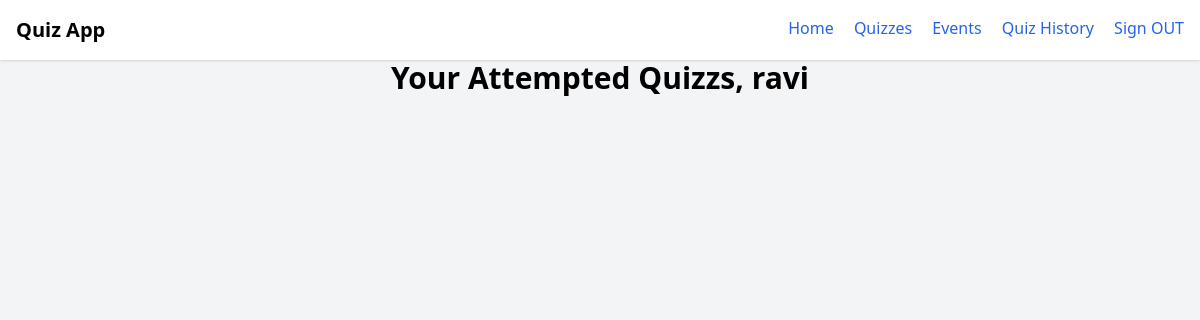
Before: /quiz_history (signed in) with the older database file.
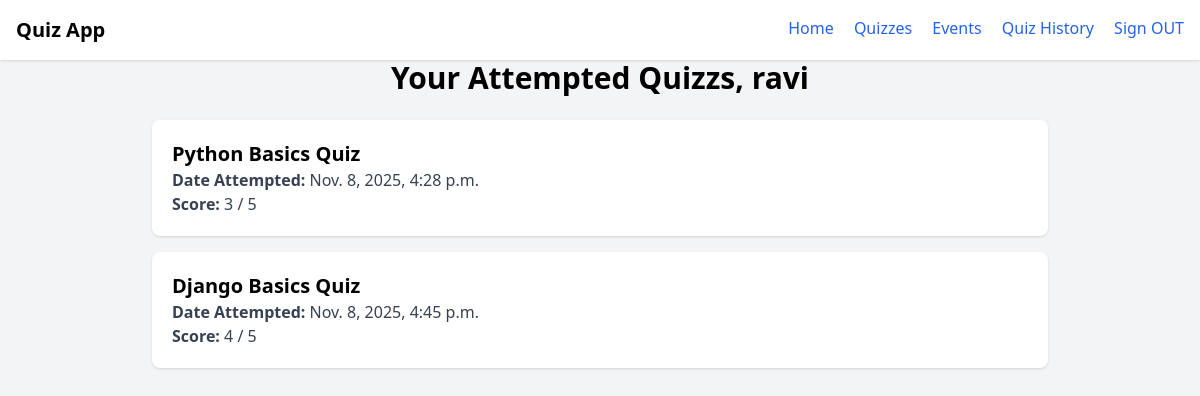
After: the same page with the newer database file.
### quizzs/models.py (models this page shows, shortened)
class User(models.Model):
    username = models.CharField(max_length=50)
    email = models.EmailField(unique=True)
    password = models.CharField(max_length=255)

class UserSubmission(models.Model):
    quiz = models.ForeignKey(Quiz, on_delete=models.CASCADE, related_name='user_submission')
    user_name = models.CharField(max_length=30)
    score = models.IntegerField(default=0)
    submitted_at = models.DateTimeField(auto_now_add=True)

class Quiz(models.Model):
    title = models.CharField(max_length=50)
    description = models.TextField()
    created_at = models.DateTimeField(auto_now_add=True)
    updated_at = models.DateTimeField(auto_now=True)

### quizzs/views.py (the view)
# urls.py: path('quiz_history', views.quiz_history, name='quiz_history'),
def quiz_history(request):
    if 'uid' not in request.session:
        return redirect('signin')
    uid = request.session.get('uid')
    user = User.objects.get(id=uid)
    submission = UserSubmission.objects.filter(user_name=user.username)
    con = {
        'submission':submission,
        'username':user.username,
    }
    return render(request, 'quiz_history.html', con)

### quizzs/templates/quiz_history.html
{% extends "home.html" %}
{% block content %}
<h1 class="text-3xl font-bold mb-6 text-center">Your Attempted Quizzs, {{ username }}</h1>
<div class="max-w-4xl mx-auto space-y-4">
    {% for sb in submission %}
        <div class="bg-white p-5 rounded-lg shadow">
            <h2 class="text-xl font-semibold">{{ sb.quiz.title }}</h2>
            <p class="text-gray-700"><b>Date Attempted:</b> {{ sb.submitted_at }}</p>
            <p class="text-gray-700"><b>Score:</b> {{ sb.score }} / 5</p>
        </div>
    {% endfor %}
</div>
{% endblock %}

### quizzs/templates/home.html (shortened to what this page needs)
<!DOCTYPE html>
<html lang="en">
<head>
  <script src="https://cdn.tailwindcss.com"></script>
</head>
<body class="bg-gray-100 min-h-screen">
  <nav class="p-4 bg-white shadow flex justify-between">
    <h1 class="text-xl font-bold">Quiz App</h1>
    <div class="space-x-4">
      <a href="{% url 'home' %}" class="text-blue-600">Home</a>
      <a href="{% url 'quiz_list' %}" class="text-blue-600">Quizzes</a>
      <a href="{% url 'events' %}" class="text-blue-600">Events</a>
      {% if 'uid' in request.session %}
        <a href="{% url 'quiz_history' %}" class="text-blue-600">Quiz History</a>
      {% endif %}
      {% if 'uid' in request.session %}
        <a href="{% url 'signout' %}" class="text-blue-600">Sign OUT</a>
      {% else %}
        <a href="{% url 'signin' %}" class="text-blue-600">Sign IN</a>
      {% endif %}
    </div>
  </nav>
  {% block content %}{% endblock content %}
</body>
</html>

Changed rows visible on the page:
added UserSubmission: quiz "Python Basics Quiz", submitted_at "Nov. 8, 2025, 4:28 p.m.", score "3"
added UserSubmission: quiz "Django Basics Quiz", submitted_at "Nov. 8, 2025, 4:45 p.m.", score "4"
